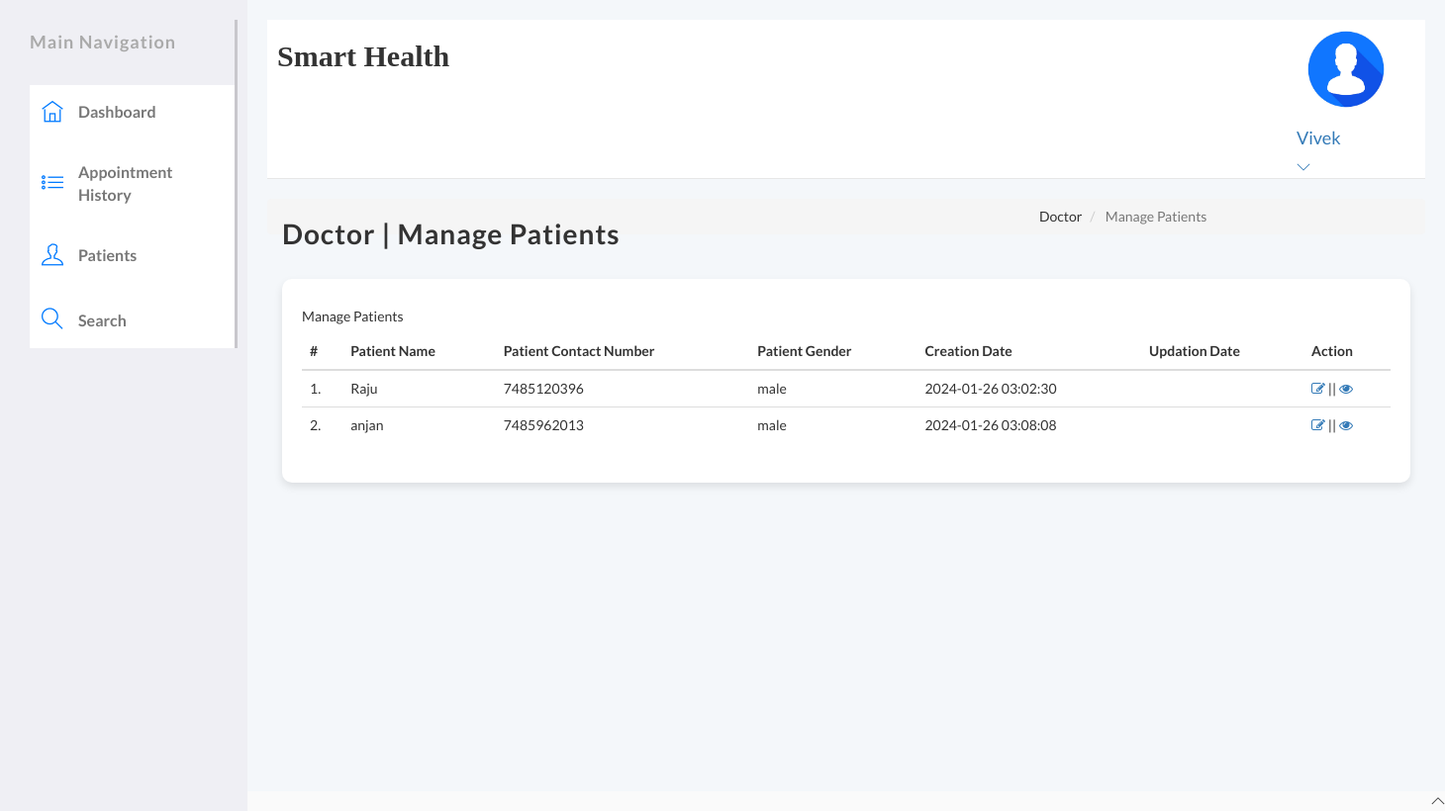
Screenshot of /hospital/hms/doctor/manage-patient.php (signed in) with the database file from the repository.
### tables this page shows
CREATE TABLE `doctors` (
  `id` int(11) NOT NULL,
  `specilization` varchar(255) DEFAULT NULL,
  `doctorName` varchar(255) DEFAULT NULL,
  `address` longtext DEFAULT NULL,
  `docFees` varchar(255) DEFAULT NULL,
  `contactno` bigint(11) DEFAULT NULL,
  `docEmail` varchar(255) DEFAULT NULL,
  `password` varchar(255) DEFAULT NULL,
  `creationDate` timestamp NULL DEFAULT current_timestamp(),
  `updationDate` timestamp NULL DEFAULT NULL ON UPDATE current_timestamp()
);

CREATE TABLE `tblpatient` (
  `ID` int(10) NOT NULL,
  `Docid` int(10) DEFAULT NULL,
  `PatientName` varchar(200) DEFAULT NULL,
  `PatientContno` bigint(10) DEFAULT NULL,
  `PatientEmail` varchar(200) DEFAULT NULL,
  `PatientGender` varchar(50) DEFAULT NULL,
  `PatientAdd` mediumtext DEFAULT NULL,
  `PatientAge` int(10) DEFAULT NULL,
  `PatientMedhis` mediumtext DEFAULT NULL,
  `CreationDate` timestamp NULL DEFAULT current_timestamp(),
  `UpdationDate` timestamp NULL DEFAULT NULL ON UPDATE current_timestamp()
);

### hospital/hms/doctor/manage-patient.php (the view, shortened to what this page needs)
<?php
include('include/config.php');
if (strlen($_SESSION['id'] == 0)) {
	header('location:logout.php');
} else {
?>
	<!DOCTYPE html>
	<html lang="en">
	<head>
		<link rel="stylesheet" href="vendor/bootstrap/css/bootstrap.min.css">
		<link rel="stylesheet" href="vendor/fontawesome/css/font-awesome.min.css">
		<link rel="stylesheet" href="vendor/themify-icons/themify-icons.min.css">
		<link href="vendor/animate.css/animate.min.css" rel="stylesheet" media="screen">
		<link href="vendor/perfect-scrollbar/perfect-scrollbar.min.css" rel="stylesheet" media="screen">
		<link href="vendor/switchery/switchery.min.css" rel="stylesheet" media="screen">
		<link href="vendor/bootstrap-touchspin/jquery.bootstrap-touchspin.min.css" rel="stylesheet" media="screen">
		<link href="vendor/select2/select2.min.css" rel="stylesheet" media="screen">
		<link href="vendor/bootstrap-datepicker/bootstrap-datepicker3.standalone.min.css" rel="stylesheet" media="screen">
		<link href="vendor/bootstrap-timepicker/bootstrap-timepicker.min.css" rel="stylesheet" media="screen">
		<link rel="stylesheet" href="assets/css/styles.css">
		<link rel="stylesheet" href="assets/css/plugins.css">
		<link rel="stylesheet" href="assets/css/themes/theme-1.css" id="skin_color" />
	</head>
	<body>
		<div id="app">
			<?php include('include/sidebar.php'); ?>
			<div class="app-content">
				<?php include('include/header.php'); ?>
				<div class="main-content">
					<div class="wrap-content container" id="container">
						<section id="page-title">
							<div class="row">
								<div class="col-sm-8">
									<h1 class="mainTitle">Doctor | Manage Patients</h1>
								</div>
								<ol class="breadcrumb">
									<li>
										<span>Doctor</span>
									</li>
									<li class="active">
										<span>Manage Patients</span>
									</li>
								</ol>
							</div>
						</section>
						<div class="container-fluid container-fullw bg-white">
							<div class="row">
								<div class="col-md-12">
									<h5 class="over-title margin-bottom-15">Manage <span class="text-bold">Patients</span></h5>
									<table class="table table-hover" id="sample-table-1">
										<thead>
											<tr>
												<th class="center">#</th>
												<th>Patient Name</th>
												<th>Patient Contact Number</th>
												<th>Patient Gender </th>
												<th>Creation Date </th>
												<th>Updation Date </th>
												<th>Action</th>
											</tr>
										</thead>
										<tbody>
											<?php
											$docid = $_SESSION['id'];
											$sql = mysqli_query($con, "select * from tblpatient where Docid='$docid' ");
											$cnt = 1;
											while ($row = mysqli_fetch_array($sql)) {
											?>
												<tr>
													<td class="center"><?php echo $cnt; ?>.</td>
													<td class="hidden-xs"><?php echo $row['PatientName']; ?></td>
													<td><?php echo $row['PatientContno']; ?></td>
													<td><?php echo $row['PatientGender']; ?></td>
													<td><?php echo $row['CreationDate']; ?></td>
													<td><?php echo $row['UpdationDate']; ?>
													</td>
													<td>
														<a href="edit-patient.php?editid=<?php echo $row['ID']; ?>"><i class="fa fa-edit"></i></a> || <a href="view-patient.php?viewid=<?php echo $row['ID']; ?>"><i class="fa fa-eye"></i></a>
													</td>
												</tr>
											<?php
												$cnt = $cnt + 1;
											} ?>
										</tbody>
									</table>
								</div>
							</div>
						</div>
					</div>
				</div>
			</div>
		</div>
		<?php include('include/footer.php'); ?>
	</body>
	</html>
<?php } ?>

### hospital/hms/doctor/include/header.php (shortened to what this page needs)
<header class="navbar navbar-default navbar-static-top">
	<div class="navbar-collapse collapse" style="padding-right:30px;">
		<div style="display:flex; justify-content:space-between;">
			<div class="left-section">
				<h2 style="padding-left:10px; font-weight:bold; font-family:serif;">Smart Health</h2>
			</div>
			<div class="dropdown current-user">
				<a href class="dropdown-toggle" data-toggle="dropdown">
					<img src="assets/images/logo.avif" height="100px">
					<span class="username">
						<?php
						$query = mysqli_query($con, "select doctorName from doctors where id='" . $_SESSION['id'] . "'");
						while ($row = mysqli_fetch_array($query)) {
							$name = $row['doctorName'];
						}
						echo "<h4>$name</h4>";
						?>
						<i class="ti-angle-down"></i>
					</span>
				</a>
			</div>
		</div>
	</div>
</header>

### hospital/hms/doctor/assets/css/styles.css (style rules this page uses)
#container { margin-top: 20px; }
#page-title { margin-bottom: 20px; }
.mainTitle { font-size: 2em; color: #333; font-weight: bold; letter-spacing: 1px; }
#app { display: flex; min-height: 100vh; flex-direction: row; background-color: #f4f7fa; font-family: "Lato", sans-serif; }
.app-content { margin-left: 250px; padding: 20px; width: 100%; transition: margin-left 0.3s ease; }
.app-content .container-fluid { padding: 20px; background-color: #fff; border-radius: 10px; box-shadow: 0 4px 8px rgba(0, 0, 0, 0.1); }
.app-content h1.mainTitle { font-size: 2em; color: #333; }

### hospital/hms/doctor/assets/css/themes/theme-1.css (style rules this page uses)
body { background: #FAFAFA; }
header .navbar-collapse { background: #ffffff !important; border-bottom-color: #c8c7cc !important; box-shadow: none !important; }

### rows the page displays
doctors: doctorName "Vivek"
tblpatient: PatientName "Raju", PatientContno "7485120396", PatientGender "male", CreationDate "2024-01-26 03:02:30"
tblpatient: PatientName "anjan", PatientContno "7485962013", PatientGender "male", CreationDate "2024-01-26 03:08:08"
